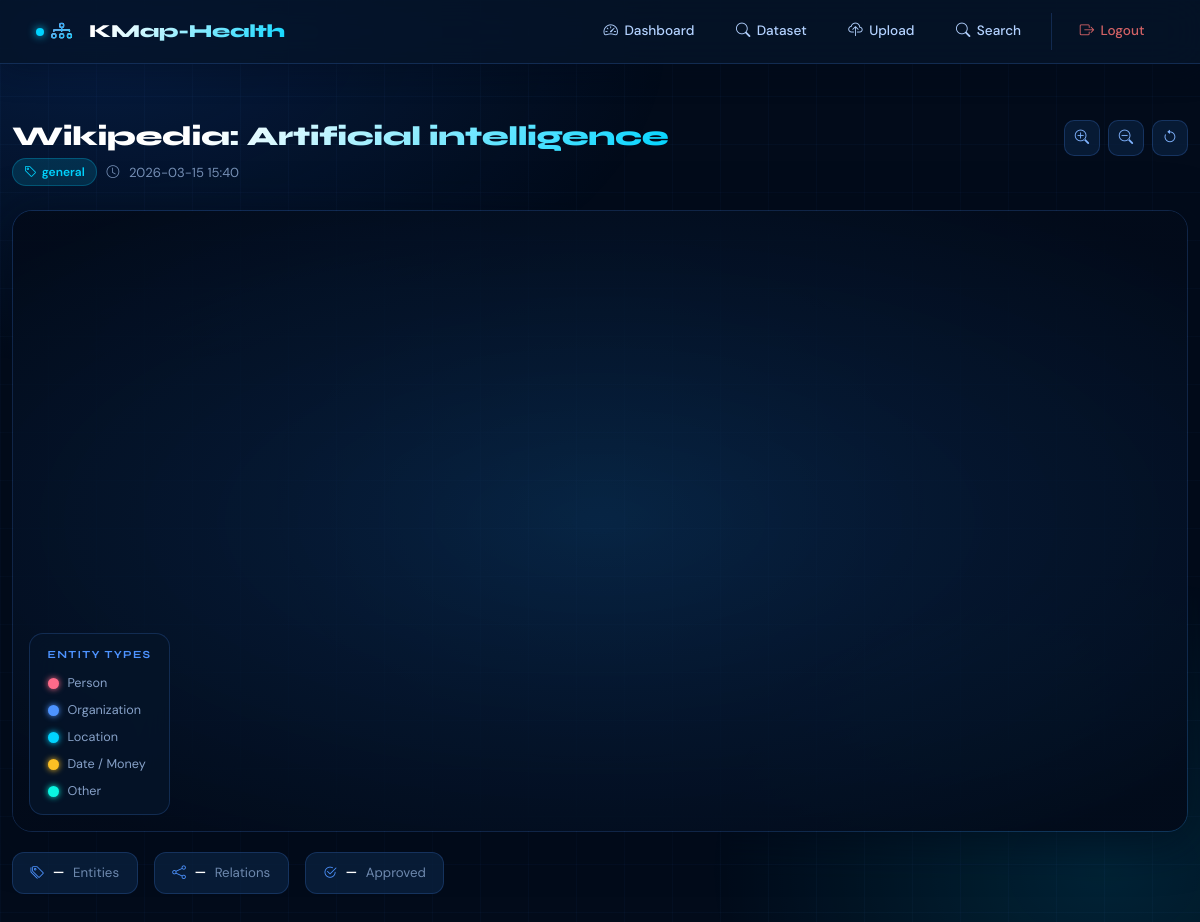
Page /graph/1 (signed in) on the earlier database version.
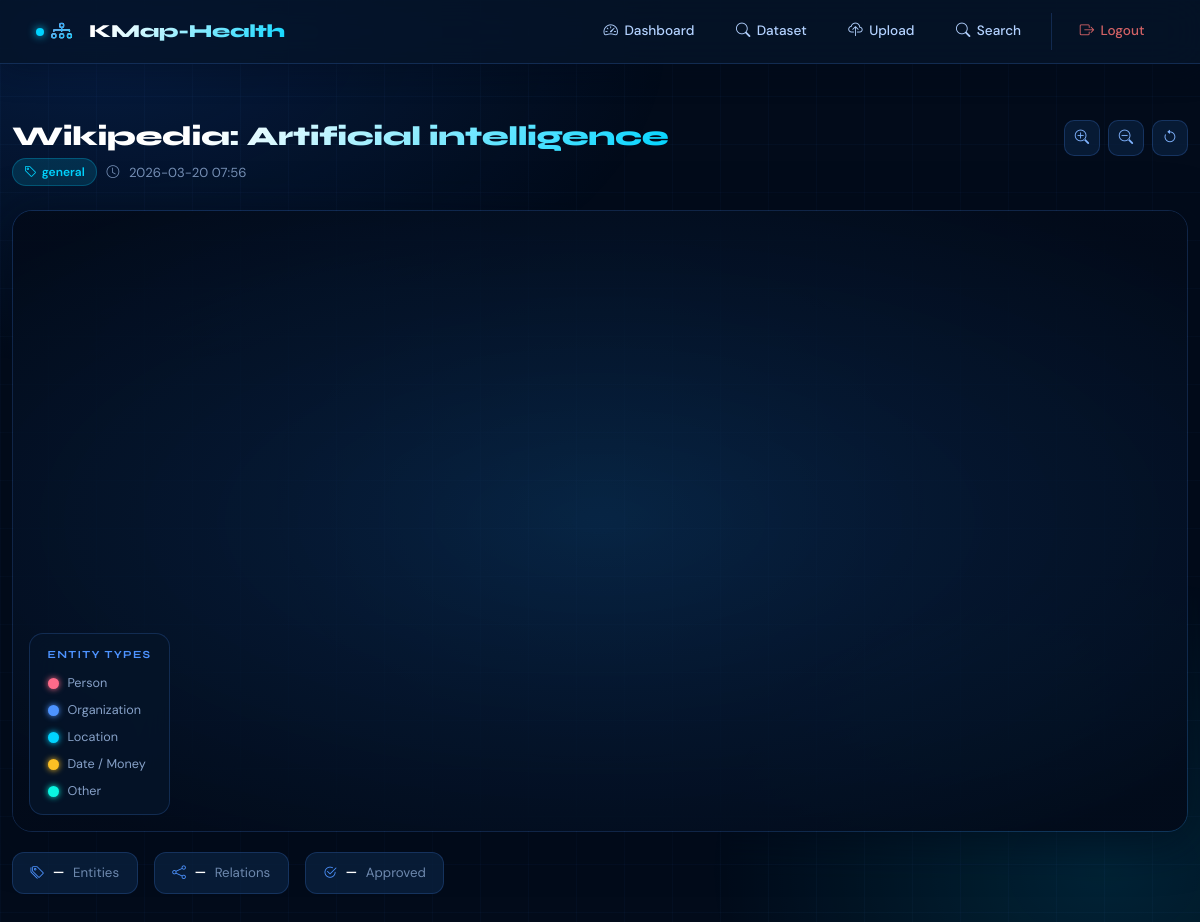
Same page on the later database version.
### app.py (models this page shows, shortened)
class Dataset(db.Model):
    __tablename__ = 'datasets'
    id = db.Column(db.Integer, primary_key=True)
    name = db.Column(db.String(200), nullable=False)
    domain = db.Column(db.String(50), nullable=False)
    filename = db.Column(db.String(200), nullable=False)
    user_id = db.Column(db.Integer, db.ForeignKey('users.id'), nullable=False)
    uploaded_at = db.Column(db.DateTime, default=datetime.utcnow)
    processed = db.Column(db.Boolean, default=False)
    source_type = db.Column(db.String(50), default='upload')  # 'upload', 'wikipedia', 'arxiv'
    source_url = db.Column(db.String(500), nullable=True)  # Original source URL
    entities = db.relationship('Entity', backref='dataset', lazy=True, cascade='all, delete-orphan')
    relations = db.relationship('Relation', backref='dataset', lazy=True, cascade='all, delete-orphan')

### app.py (the view)
@app.route('/graph/<int:dataset_id>')
@login_required
def view_graph(dataset_id):
    dataset = Dataset.query.get_or_404(dataset_id)
    if dataset.user_id != current_user.id and not current_user.is_admin:
        flash('Access denied')
        return redirect(url_for('dashboard'))
    return render_template('graph.html', dataset=dataset)

### app.py (called while the page is built)
@login_manager.user_loader
def load_user(user_id):
    return User.query.get(int(user_id))

### templates/graph.html (shortened to what this page needs)
{% extends "base.html" %}
{% block content %}
<div class="graph-page">
  <div class="graph-header">
    <div>
      <h2>{{ dataset.name }}</h2>
      <div class="graph-meta">
        <span class="pill-domain"><i class="bi bi-tag"></i>{{ dataset.domain }}</span>
        <i class="bi bi-clock"></i> {{ dataset.uploaded_at.strftime('%Y-%m-%d %H:%M') }}
      </div>
    </div>
    <div class="graph-toolbar">
      <button class="tool-btn" onclick="zoomIn()"    title="Zoom In">   <i class="bi bi-zoom-in"></i></button>
      <button class="tool-btn" onclick="zoomOut()"   title="Zoom Out">  <i class="bi bi-zoom-out"></i></button>
      <button class="tool-btn" onclick="resetView()" title="Reset View"><i class="bi bi-arrow-counterclockwise"></i></button>
    </div>
  </div>
  <div class="graph-stage">
    <div id="graph-container"></div>
    <div class="graph-legend">
      <div class="legend-title">Entity Types</div>
      <div class="legend-item"><div class="legend-dot" style="background:#ff6b8a; color:#ff6b8a;"></div> Person</div>
      <div class="legend-item"><div class="legend-dot" style="background:#4d93ff; color:#4d93ff;"></div> Organization</div>
      <div class="legend-item"><div class="legend-dot" style="background:#00d4ff; color:#00d4ff;"></div> Location</div>
      <div class="legend-item"><div class="legend-dot" style="background:#fbbf24; color:#fbbf24;"></div> Date / Money</div>
      <div class="legend-item"><div class="legend-dot" style="background:#0af5e0; color:#0af5e0;"></div> Other</div>
    </div>
  </div>
  <div class="graph-stats">
    <div class="graph-stat-chip">
      <i class="bi bi-tags"></i>
      <strong id="statNodes">—</strong>
      <span>Entities</span>
    </div>
    <div class="graph-stat-chip">
      <i class="bi bi-share"></i>
      <strong id="statEdges">—</strong>
      <span>Relations</span>
    </div>
    <div class="graph-stat-chip">
      <i class="bi bi-check2-circle"></i>
      <strong id="statApproved">—</strong>
      <span>Approved</span>
    </div>
  </div>
</div>
{% endblock %}

Differences in the rows shown:
changed Dataset "Wikipedia: Artificial intelligence": uploaded_at "2026-03-15 15:40" → "2026-03-20 07:56"
